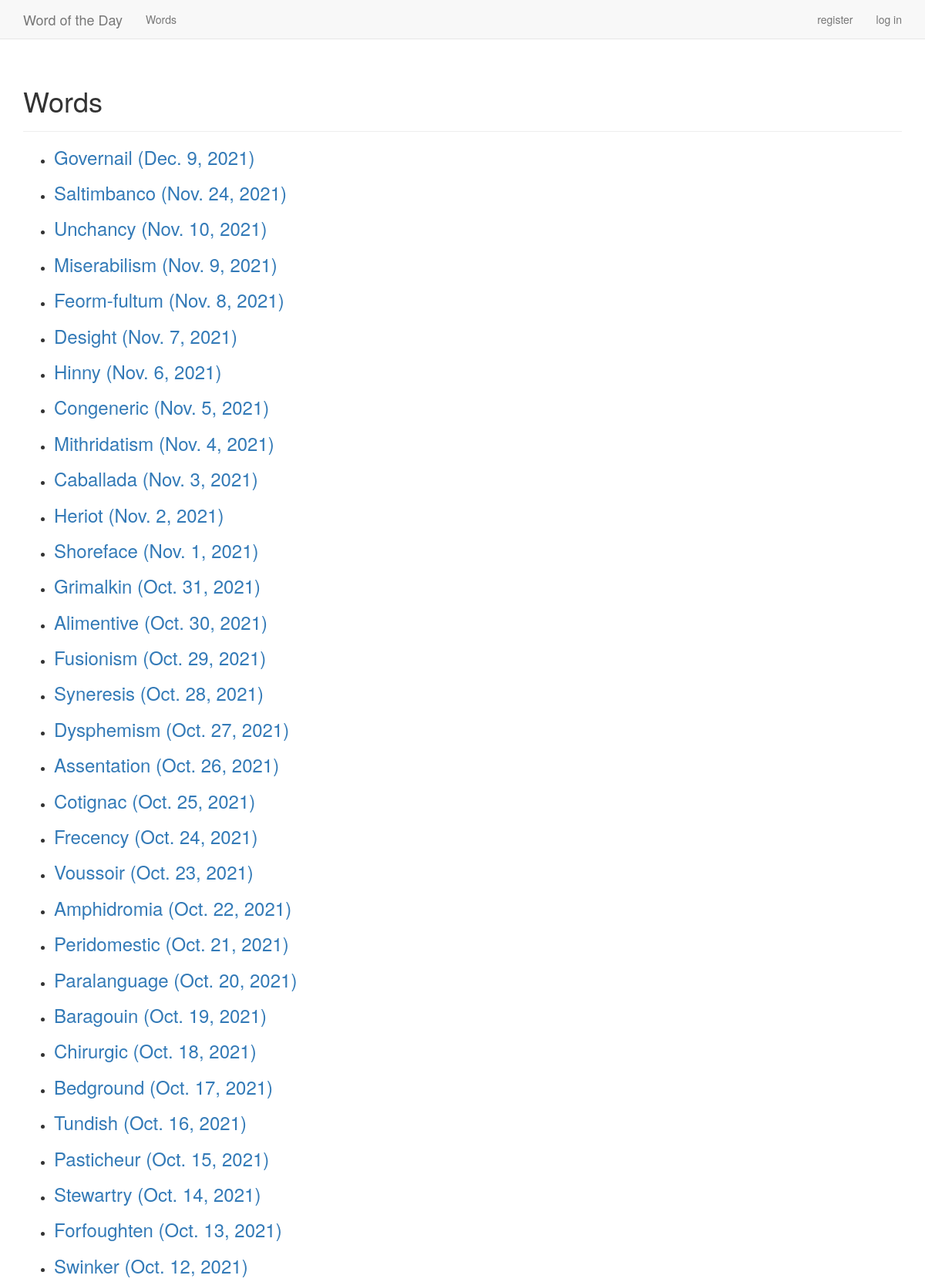
Screenshot of /words/ (upper part) with the database file from the repository.
### dictionary/models.py (models this page shows)
class word_class(models.Model):
    word = models.CharField(max_length=200)
    definition = models.TextField(max_length=500)
    speech = models.CharField(max_length=20)
    date_added = models.DateField(auto_now_add=False)

### dictionary/views.py (the view)
# urls.py: path('words/', views.words, name='words'),
def words(request):
    rw = RandomWords()
    words = word_class.objects.order_by('-date_added')
    context = {
        'words': words
    }
    return render(request, 'words.html', context)

### templates/words.html
{% extends "base.html" %}
{% load bootstrap3 %}
{% block header %}
  <h1>Words</h1>
{% endblock header %}
{% block content %}
  <ul>
    {% for word in words %}
      <li>
        <h3>
          <a href="/words/{{word.date_added.year}}/{{word.date_added.month}}/{{word.date_added.day}}">{{word.word}} ({{word.date_added}})</a>
        </h3>
      </li>
    {% empty %}
      <li>No words have been added yet.</li>
    {% endfor %}
  </ul>
{% endblock content %}

### templates/base.html (shortened to what this page needs)
{% load bootstrap3 %}
<!DOCTYPE html>
<html lang="en">
  <head>
    {% bootstrap_css %}
  </head>
  <body>
    <nav class="navbar navbar-default navbar-static-top">
      <div class="container">
        <div class="navbar-header">
          <a class="navbar-brand" href="{% url 'dictionary:index' %}">Word of the Day</a>
        </div>
        <div id="navbar" class="navbar-collapse collapse">
          <ul class="nav navbar-nav">
            <li><a href="{% url 'dictionary:words' %}">Words</a></li>
          </ul>
          <ul class="nav navbar-nav navbar-right">
            {% if user.is_authenticated %}
              <li><a>Hello, {{ user.username }}.</a></li>
              <li><a href="{% url 'users:logout' %}">log out</a></li>
            {% else %}
              <li><a href="{% url 'users:register' %}">register</a></li>
              <li><a href="{% url 'users:login' %}">log in</a></li>
            {% endif %}
          </ul>
        </div>
      </div>
    </nav>
    <div class="container">
      <div class="page-header">
        {% block header %}{% endblock header %}
      </div>
      <div>
        {% block content %}{% endblock content %}
      </div>
    </div>
  </body>
</html>

### rows the page displays
word_class: word "Governail", date_added "Dec. 9, 2021"
word_class: word "Saltimbanco", date_added "Nov. 24, 2021"
word_class: word "Unchancy", date_added "Nov. 10, 2021"
word_class: word "Miserabilism", date_added "Nov. 9, 2021"
word_class: word "Feorm-fultum", date_added "Nov. 8, 2021"
word_class: word "Desight", date_added "Nov. 7, 2021"
word_class: word "Hinny", date_added "Nov. 6, 2021"
word_class: word "Congeneric", date_added "Nov. 5, 2021"
word_class: word "Mithridatism", date_added "Nov. 4, 2021"
word_class: word "Caballada", date_added "Nov. 3, 2021"
word_class: word "Heriot", date_added "Nov. 2, 2021"
word_class: word "Shoreface", date_added "Nov. 1, 2021"
word_class: word "Grimalkin", date_added "Oct. 31, 2021"
word_class: word "Alimentive", date_added "Oct. 30, 2021"
word_class: word "Fusionism", date_added "Oct. 29, 2021"
word_class: word "Syneresis", date_added "Oct. 28, 2021"
word_class: word "Dysphemism", date_added "Oct. 27, 2021"
word_class: word "Assentation", date_added "Oct. 26, 2021"
word_class: word "Cotignac", date_added "Oct. 25, 2021"
word_class: word "Frecency", date_added "Oct. 24, 2021"
word_class: word "Voussoir", date_added "Oct. 23, 2021"
word_class: word "Amphidromia", date_added "Oct. 22, 2021"
word_class: word "Peridomestic", date_added "Oct. 21, 2021"
word_class: word "Paralanguage", date_added "Oct. 20, 2021"
word_class: word "Baragouin", date_added "Oct. 19, 2021"
word_class: word "Chirurgic", date_added "Oct. 18, 2021"
word_class: word "Bedground", date_added "Oct. 17, 2021"
word_class: word "Tundish", date_added "Oct. 16, 2021"
word_class: word "Pasticheur", date_added "Oct. 15, 2021"
word_class: word "Stewartry", date_added "Oct. 14, 2021"
word_class: word "Forfoughten", date_added "Oct. 13, 2021"
word_class: word "Swinker", date_added "Oct. 12, 2021"
